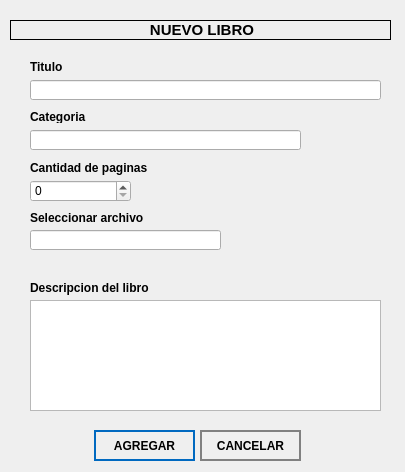
<?xml version="1.0" encoding="UTF-8"?>
<ui version="4.0">
 <class>NewBookWindow</class>
 <widget class="QWidget" name="NewBookWindow">
  <property name="geometry">
   <rect>
    <x>0</x>
    <y>0</y>
    <width>405</width>
    <height>472</height>
   </rect>
  </property>
  <property name="cursor">
   <cursorShape>PointingHandCursor</cursorShape>
  </property>
  <property name="windowTitle">
   <string>Nuevo Libro</string>
  </property>
  <widget class="QLabel" name="label">
   <property name="geometry">
    <rect>
     <x>10</x>
     <y>20</y>
     <width>381</width>
     <height>20</height>
    </rect>
   </property>
   <property name="frameShape">
    <enum>QFrame::Box</enum>
   </property>
   <property name="text">
    <string>&lt;html&gt;&lt;head/&gt;&lt;body&gt;&lt;p align=&quot;center&quot;&gt;&lt;span style=&quot; font-size:11pt; font-weight:600;&quot;&gt;NUEVO LIBRO&lt;/span&gt;&lt;/p&gt;&lt;/body&gt;&lt;/html&gt;</string>
   </property>
  </widget>
  <widget class="QLabel" name="label_2">
   <property name="geometry">
    <rect>
     <x>30</x>
     <y>60</y>
     <width>61</width>
     <height>13</height>
    </rect>
   </property>
   <property name="text">
    <string>&lt;html&gt;&lt;head/&gt;&lt;body&gt;&lt;p&gt;&lt;span style=&quot; font-weight:600;&quot;&gt;Titulo&lt;/span&gt;&lt;/p&gt;&lt;/body&gt;&lt;/html&gt;</string>
   </property>
  </widget>
  <widget class="QLineEdit" name="titleLineEdit">
   <property name="geometry">
    <rect>
     <x>30</x>
     <y>80</y>
     <width>351</width>
     <height>20</height>
    </rect>
   </property>
  </widget>
  <widget class="QLabel" name="label_3">
   <property name="geometry">
    <rect>
     <x>30</x>
     <y>110</y>
     <width>61</width>
     <height>13</height>
    </rect>
   </property>
   <property name="text">
    <string>&lt;html&gt;&lt;head/&gt;&lt;body&gt;&lt;p&gt;&lt;span style=&quot; font-weight:600;&quot;&gt;Categoria&lt;/span&gt;&lt;/p&gt;&lt;/body&gt;&lt;/html&gt;</string>
   </property>
  </widget>
  <widget class="QLineEdit" name="categoryLineEdit">
   <property name="geometry">
    <rect>
     <x>30</x>
     <y>130</y>
     <width>271</width>
     <height>20</height>
    </rect>
   </property>
  </widget>
  <widget class="QLabel" name="label_4">
   <property name="geometry">
    <rect>
     <x>30</x>
     <y>160</y>
     <width>121</width>
     <height>16</height>
    </rect>
   </property>
   <property name="text">
    <string>&lt;html&gt;&lt;head/&gt;&lt;body&gt;&lt;p&gt;&lt;span style=&quot; font-weight:600;&quot;&gt;Cantidad de paginas&lt;/span&gt;&lt;/p&gt;&lt;/body&gt;&lt;/html&gt;</string>
   </property>
  </widget>
  <widget class="QSpinBox" name="pageQtySpinBox">
   <property name="geometry">
    <rect>
     <x>30</x>
     <y>180</y>
     <width>101</width>
     <height>22</height>
    </rect>
   </property>
   <property name="maximum">
    <number>2000</number>
   </property>
  </widget>
  <widget class="QLabel" name="label_5">
   <property name="geometry">
    <rect>
     <x>30</x>
     <y>210</y>
     <width>121</width>
     <height>16</height>
    </rect>
   </property>
   <property name="text">
    <string>&lt;html&gt;&lt;head/&gt;&lt;body&gt;&lt;p&gt;&lt;span style=&quot; font-weight:600;&quot;&gt;Seleccionar archivo&lt;/span&gt;&lt;/p&gt;&lt;/body&gt;&lt;/html&gt;</string>
   </property>
  </widget>
  <widget class="QLineEdit" name="filePathLineEdit">
   <property name="geometry">
    <rect>
     <x>30</x>
     <y>230</y>
     <width>191</width>
     <height>20</height>
    </rect>
   </property>
  </widget>
  <widget class="QPushButton" name="selectFileButton">
   <property name="geometry">
    <rect>
     <x>230</x>
     <y>230</y>
     <width>31</width>
     <height>31</height>
    </rect>
   </property>
   <property name="styleSheet">
    <string notr="true">
QPushButton:hover
{
	border-style: solid;
   	background-color:#bbdefb;

}

QPushButton:pressed
{
	 	background-color:#0069c0;
}
</string>
   </property>
   <property name="text">
    <string/>
   </property>
   <property name="icon">
    <iconset>
     <normaloff>../assets/icons/select-file.icon.png</normaloff>../assets/icons/select-file.icon.png</iconset>
   </property>
   <property name="iconSize">
    <size>
     <width>30</width>
     <height>30</height>
    </size>
   </property>
   <property name="flat">
    <bool>true</bool>
   </property>
  </widget>
  <widget class="QLabel" name="label_6">
   <property name="geometry">
    <rect>
     <x>30</x>
     <y>280</y>
     <width>121</width>
     <height>16</height>
    </rect>
   </property>
   <property name="text">
    <string>&lt;html&gt;&lt;head/&gt;&lt;body&gt;&lt;p&gt;&lt;span style=&quot; font-weight:600;&quot;&gt;Descripcion del libro&lt;/span&gt;&lt;/p&gt;&lt;/body&gt;&lt;/html&gt;</string>
   </property>
  </widget>
  <widget class="QTextEdit" name="descriptionTextedit">
   <property name="geometry">
    <rect>
     <x>30</x>
     <y>300</y>
     <width>351</width>
     <height>111</height>
    </rect>
   </property>
  </widget>
  <widget class="QPushButton" name="addButton">
   <property name="geometry">
    <rect>
     <x>94</x>
     <y>430</y>
     <width>101</width>
     <height>31</height>
    </rect>
   </property>
   <property name="cursor">
    <cursorShape>PointingHandCursor</cursorShape>
   </property>
   <property name="styleSheet">
    <string notr="true">QPushButton
{	
	height: 2em;
 	border-style: solid;
	border-width: 2px;
 	border-color: #0069c0;
	font-weight: bold;
}

QPushButton:hover
{
   	background-color:#0069c0;
	color:white;
}</string>
   </property>
   <property name="text">
    <string>AGREGAR</string>
   </property>
   <property name="icon">
    <iconset>
     <normaloff>../assets/icons/add-book-icon.png</normaloff>../assets/icons/add-book-icon.png</iconset>
   </property>
   <property name="iconSize">
    <size>
     <width>30</width>
     <height>30</height>
    </size>
   </property>
   <property name="flat">
    <bool>true</bool>
   </property>
  </widget>
  <widget class="QPushButton" name="cancelButton">
   <property name="geometry">
    <rect>
     <x>200</x>
     <y>430</y>
     <width>101</width>
     <height>31</height>
    </rect>
   </property>
   <property name="cursor">
    <cursorShape>PointingHandCursor</cursorShape>
   </property>
   <property name="styleSheet">
    <string notr="true">QPushButton
{	
	height: 2em;
 	border-style: solid;
	border-width: 2px;
 	border-color: grey;
	font-weight: bold;
}

QPushButton:hover
{
   	background-color:grey;
	color:white;
}</string>
   </property>
   <property name="text">
    <string>CANCELAR</string>
   </property>
   <property name="iconSize">
    <size>
     <width>30</width>
     <height>30</height>
    </size>
   </property>
   <property name="flat">
    <bool>true</bool>
   </property>
  </widget>
 </widget>
 <resources/>
 <connections/>
</ui>
